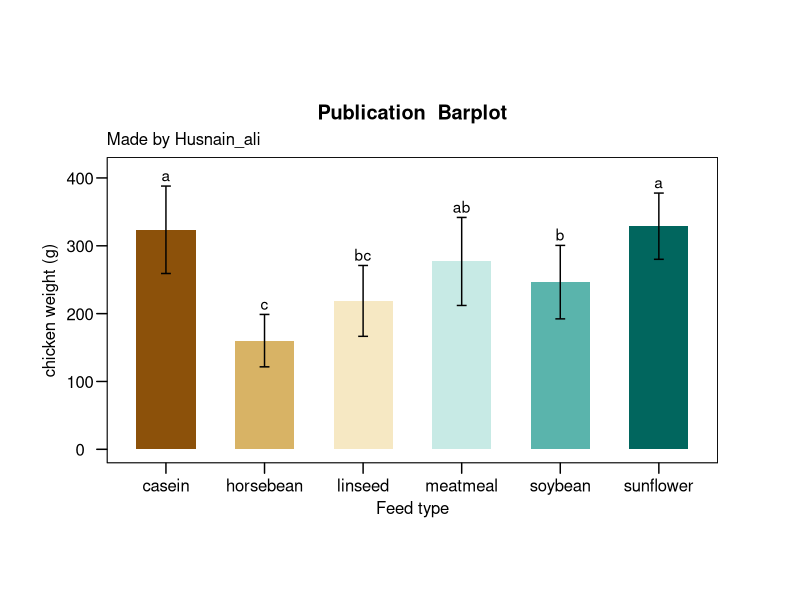
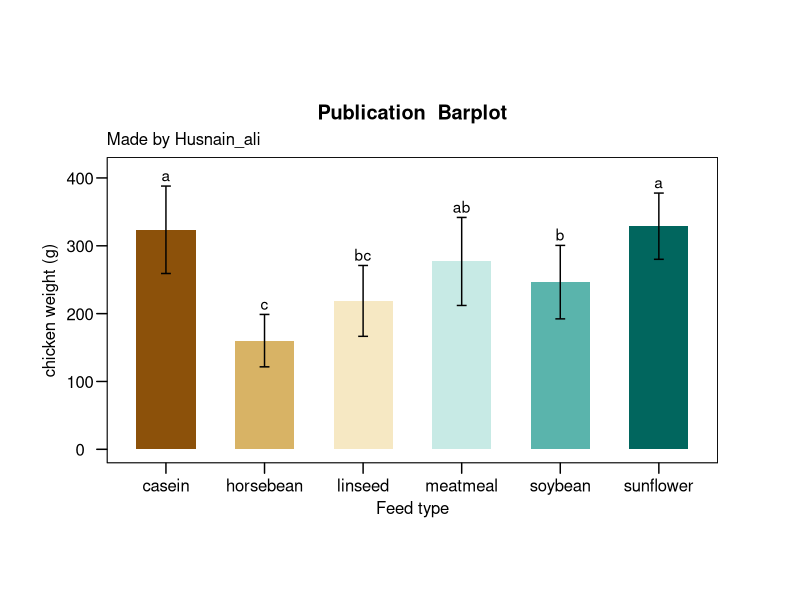

Here is the R script that generated these plots, in order:
# publication Ready Graphs part-05
#########################################################
# install data packages
install.packages("ggplot2")
install.packages("ggthemes")
install.packages("multcompView")
install.packages("dplyr")
##########################################################
# load these packages
#########################################################
library(ggplot2)
library(ggthemes)
library(multcompView)
library(dplyr)
########################################################
# Load the data set.
data("chickwts")
tibble(chickwts) # check the characterstic
#########################################################
 ## 2- calculate "means" of you teatment group an the "standard deviation" SD to show on error bas as follow
mean_data <- group_by(chickwts, feed) %>% # feed is our treatment in this example
  summarise(weight_mean=mean(weight), sd = sd(weight)) %>% # to calculate mean and SD
  arrange(desc(weight_mean)) # to arange in descending order
tibble(mean_data)
##########################################################
## 3- this step involves performing analysis of varience "ANOVA", uisng buitin **aov()** function
library(stats)
anova <- aov(weight ~ feed, data = chickwts) # show the feed difference from weight
summary(anova)
##########################################################
# 4-if the ANOVA is significantly differenct then, we will draw a multiple mean comparison
tukey <- TukeyHSD(anova)
tukey 
#########################################################
# 5- Draw multiple comparison letters using *multcomp* R package as follows:
group_letters <- multcompLetters4(anova, tukey)
group_letters
#extracting group letters
group_letters <- as.data.frame.list(group_letters$feed)
group_letters 
#adding to the mean_data
mean_data$group_letters <- group_letters$Letters
tibble(mean_data)
##########################################################
# -6 Drawing the *publication ready barplot* in ggplot2
p <- ggplot(mean_data, aes(x = feed, y = weight_mean))+
  geom_bar(stat = "identity", aes(fill = feed), show.legend = FALSE, width = 0.6) +# barplot
  geom_errorbar( #this argument is putting sd as error bars
    aes(ymin = weight_mean-sd, ymax = weight_mean+sd),
    width = 0.1
  )+
  geom_text(aes(label = group_letters, y = weight_mean + sd), vjust = -0.4) + #add letters
  scale_fill_brewer(palette = "BrBG", direction = 1) + #theme setting
  labs( # this will add labels
    x = "Feed type",
    y = "chicken weight (g)",
    title = "Publication  Barplot",
    subtitle = "Made by Husnain_ali",
    fill = "Feed type"
  ) + 
  ylim(0, 410) + # change your yaxis limits based on the letters
  ggthemes::theme_par()
p
##############################################################
## 7- saving upto 4k barplots in r
tiff ("Barplot.tiff", units = "in", width = 10, height = 6, res = 300, compression = "lzw")
p
dev.off()
